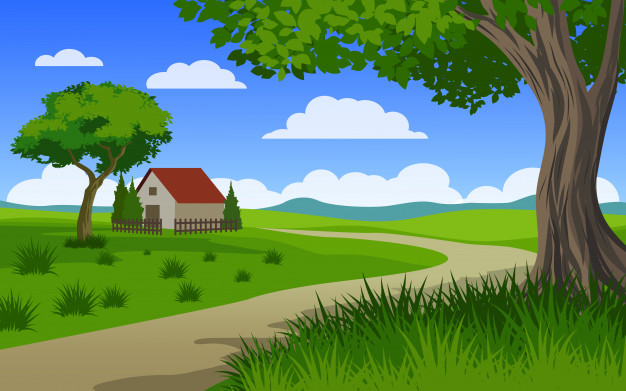
#> input picture photos/scenery.jpg, 626 x 391 px
$ python cv5.py
#> lines starting #> are read from the running program, lines starting #| are printed output that depends on the picture; after the words box and inside, x2 and y2 are one past the last pixel; in counts of white or black regions, pixels touching at a corner belong together
import cv2 as cv

img = cv.imread('photos/scenery.jpg')
#> img is the input picture: shape (391, 626, 3); mean B, G, R 100.9, 138, 99.2
cv.imshow('Scenery',img)
#Converting image into greyscale

gray = cv.cvtColor(img,cv.COLOR_BGR2GRAY)
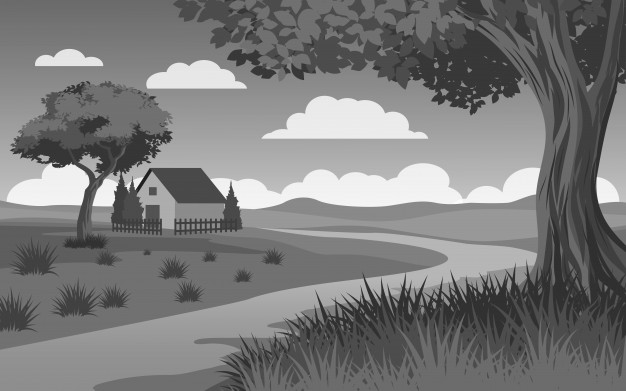
#> gray: shape (391, 626); min 24, max 254, mean 122.2
cv.imshow('Greyscale',gray)

#Blurring the images
blur = cv.GaussianBlur(img,(9,9),cv.BORDER_DEFAULT)
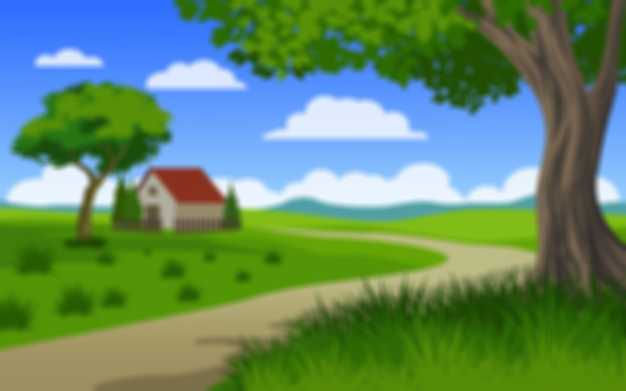
#> blur: shape (391, 626, 3); mean B, G, R 100.9, 138, 99.2
cv.imshow('Blur',blur)

#Edge Cascade
edge = cv.Canny(img,125,175,)
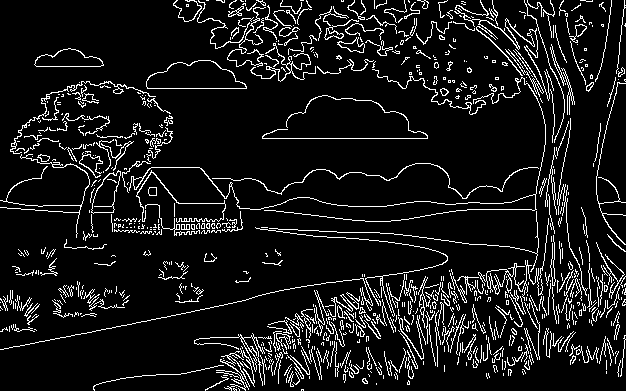
#> edge: shape (391, 626); 9.4% white in thin lines or dots
cv.imshow('Canny Edges',edge)
#Edges can be reduced by using the blurred images

#Dilating the images
dilated = cv.dilate(edge,(7,7),iterations=3)
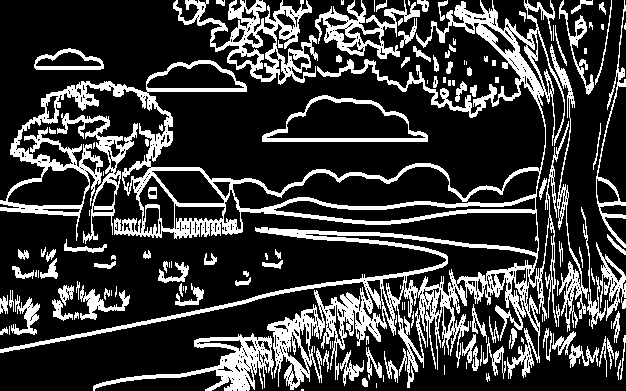
#> dilated: shape (391, 626); 23.1% white; 150 white regions (46 under 20 px), largest, box (x1, y1, x2, y2) and area: (0, 0, 569, 390) 31220, (173, 0, 318, 85) 3939, (93, 333, 274, 391) 2705
cv.imshow('Dilated',dilated)

#Eroding the images
eroded = cv.erode(dilated ,(7,7),iterations=3)
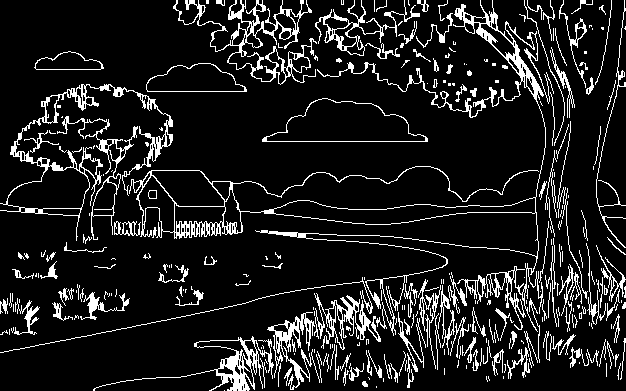
#> eroded: shape (391, 626); 11.9% white in thin lines or dots
cv.imshow('Eroded',eroded)

#Resizing images

resized_img = cv.resize(img,(200,200),interpolation=cv.INTER_AREA)
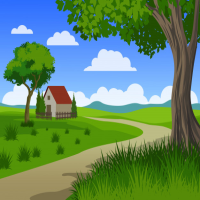
#> resized_img: shape (200, 200, 3); mean B, G, R 100.9, 138, 99.2
cv.imshow('Resized',resized_img)

#Cropping images

cropped_img  = img[50:200,200:300]
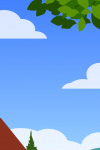
#> cropped_img: shape (150, 100, 3); mean B, G, R 221.9, 168.9, 123.7
cv.imshow('Cropped',cropped_img)


cv.waitKey(0)

$ run again, with photos/boston.jpg copied over photos/scenery.jpg
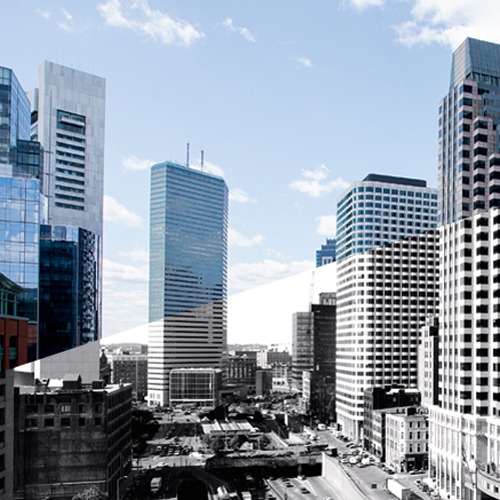
#> input picture photos/boston.jpg, 500 x 500 px
#> img is the input picture: shape (500, 500, 3); mean B, G, R 168.4, 154.6, 143.7
#> `edge = cv.Canny(img,125,175,)`:
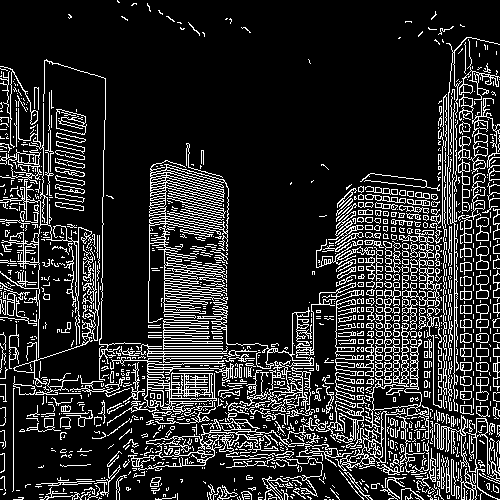
#> edge: shape (500, 500); 16.5% white in thin lines or dots
#> dilated: shape (500, 500); 37.9% white; 157 white regions (85 under 20 px), largest, box (x1, y1, x2, y2) and area: (0, 37, 500, 500) 85677, (55, 109, 87, 214) 2717, (35, 451, 122, 500) 1265
#> eroded: shape (500, 500); 27.9% white; 252 white regions (192 under 20 px), largest, box (x1, y1, x2, y2) and area: (0, 62, 442, 500) 54877, (434, 40, 500, 500) 7210, (55, 112, 87, 214) 2027
#> `cropped_img  = img[50:200,200:300]`:
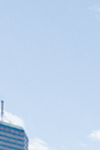
#> cropped_img: shape (150, 100, 3); mean B, G, R 236.1, 211.5, 190.4
